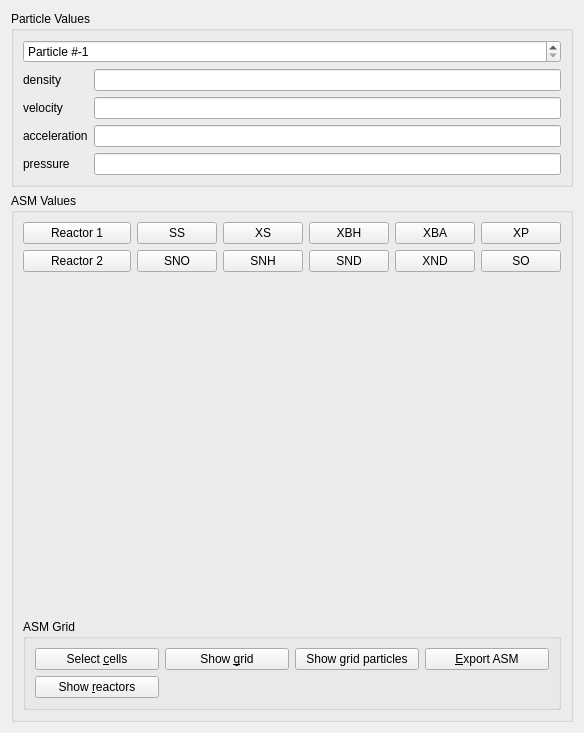
              <widget class="QWidget" name="scrollAreaWidgetContents_2">
               <property name="geometry">
                <rect>
                 <x>0</x>
                 <y>-353</y>
                 <width>584</width>
                 <height>733</height>
                </rect>
               </property>
               <layout class="QGridLayout" name="gridLayout_21">
                <item row="0" column="0">
                 <widget class="QGroupBox" name="groupBoxSPH">
                  <property name="title">
                   <string>Particle Values</string>
                  </property>
                  <layout class="QGridLayout" name="gridLayout_2">
                   <item row="0" column="0">
                    <widget class="QSpinBox" name="selected">
                     <property name="suffix">
                      <string/>
                     </property>
                     <property name="prefix">
                      <string>Particle #</string>
                     </property>
                     <property name="minimum">
                      <number>-1</number>
                     </property>
                     <property name="value">
                      <number>-1</number>
                     </property>
                    </widget>
                   </item>
                   <item row="1" column="0">
                    <layout class="QGridLayout" name="gridLayout_12">
                     <item row="0" column="0">
                      <widget class="QLabel" name="labelDensity">
                       <property name="text">
                        <string>density</string>
                       </property>
                       <property name="buddy">
                        <cstring>density</cstring>
                       </property>
                      </widget>
                     </item>
                     <item row="1" column="0">
                      <widget class="QLabel" name="labelVelocity">
                       <property name="text">
                        <string>velocity</string>
                       </property>
                       <property name="buddy">
                        <cstring>velocity</cstring>
                       </property>
                      </widget>
                     </item>
                     <item row="1" column="2">
                      <widget class="QLineEdit" name="velocity">
                       <property name="enabled">
                        <bool>true</bool>
                       </property>
                       <property name="readOnly">
                        <bool>true</bool>
                       </property>
                      </widget>
                     </item>
                     <item row="0" column="2">
                      <widget class="QLineEdit" name="density">
                       <property name="enabled">
                        <bool>true</bool>
                       </property>
                       <property name="readOnly">
                        <bool>true</bool>
                       </property>
                      </widget>
                     </item>
                     <item row="2" column="0">
                      <widget class="QLabel" name="labelAcceleration">
                       <property name="text">
                        <string>acceleration</string>
                       </property>
                       <property name="buddy">
                        <cstring>acceleration</cstring>
                       </property>
                      </widget>
                     </item>
                     <item row="2" column="2">
                      <widget class="QLineEdit" name="acceleration">
                       <property name="enabled">
                        <bool>true</bool>
                       </property>
                       <property name="readOnly">
                        <bool>true</bool>
                       </property>
                      </widget>
                     </item>
                     <item row="3" column="0">
                      <widget class="QLabel" name="labelPressure">
                       <property name="text">
                        <string>pressure</string>
                       </property>
                       <property name="buddy">
                        <cstring>pressure</cstring>
                       </property>
                      </widget>
                     </item>
                     <item row="3" column="2">
                      <widget class="QLineEdit" name="pressure">
                       <property name="enabled">
                        <bool>true</bool>
                       </property>
                       <property name="readOnly">
                        <bool>true</bool>
                       </property>
                      </widget>
                     </item>
                    </layout>
                   </item>
                  </layout>
                 </widget>
                </item>
                <item row="2" column="0">
                 <widget class="QGroupBox" name="groupBoxASM">
                  <property name="title">
                   <string>ASM Values</string>
                  </property>
                  <layout class="QGridLayout" name="gridLayout_16">
                   <property name="leftMargin">
                    <number>9</number>
                   </property>
                   <property name="spacing">
                    <number>6</number>
                   </property>
                   <item row="4" column="2">
                    <widget class="QPushButton" name="pushButtonSNH">
                     <property name="sizePolicy">
                      <sizepolicy hsizetype="Fixed" vsizetype="Minimum">
                       <horstretch>0</horstretch>
                       <verstretch>0</verstretch>
                      </sizepolicy>
                     </property>
                     <property name="text">
                      <string>SNH</string>
                     </property>
                     <property name="checkable">
                      <bool>true</bool>
                     </property>
                    </widget>
                   </item>
                   <item row="6" column="0">
                    <spacer name="verticalSpacer_3">
                     <property name="orientation">
                      <enum>Qt::Vertical</enum>
                     </property>
                     <property name="sizeHint" stdset="0">
                      <size>
                       <width>20</width>
                       <height>40</height>
                      </size>
                     </property>
                    </spacer>
                   </item>
                   <item row="7" column="0" colspan="6">
                    <widget class="QGroupBox" name="groupBoxGrid">
                     <property name="sizePolicy">
                      <sizepolicy hsizetype="Preferred" vsizetype="Preferred">
                       <horstretch>0</horstretch>
                       <verstretch>0</verstretch>
                      </sizepolicy>
                     </property>
                     <property name="title">
                      <string>ASM Grid</string>
                     </property>
                     <layout class="QGridLayout" name="gridLayout_8">
                      <item row="0" column="0">
                       <layout class="QGridLayout" name="gridLayoutASMGrid">
                        <item row="0" column="1">
                         <widget class="QPushButton" name="pushButtonShowGrid">
                          <property name="text">
                           <string>Show &amp;grid</string>
                          </property>
                          <property name="checkable">
                           <bool>true</bool>
                          </property>
                         </widget>
                        </item>
                        <item row="0" column="0">
                         <widget class="QPushButton" name="pushButtonSelectCells">
                          <property name="text">
                           <string>Select &amp;cells</string>
                          </property>
                          <property name="checkable">
                           <bool>true</bool>
                          </property>
                         </widget>
                        </item>
                        <item row="0" column="3">
                         <widget class="QPushButton" name="pushButtonExportASM">
                          <property name="text">
                           <string>&amp;Export ASM</string>
                          </property>
                         </widget>
                        </item>
                        <item row="0" column="2">
                         <widget class="QPushButton" name="pushButtonGridParticles">
                          <property name="text">
                           <string>Show grid particles</string>
                          </property>
                          <property name="checkable">
                           <bool>true</bool>
                          </property>
                         </widget>
                        </item>
                        <item row="1" column="0">
                         <widget class="QPushButton" name="pushButtonReactorAreas">
                          <property name="text">
                           <string>Show &amp;reactors</string>
                          </property>
                          <property name="checkable">
                           <bool>true</bool>
                          </property>
                         </widget>
                        </item>
                       </layout>
                      </item>
                     </layout>
                    </widget>
                   </item>
                   <item row="5" column="0" colspan="6">
                    <widget class="QCustomPlot" name="plotWidget" native="true">
                     <property name="sizePolicy">
                      <sizepolicy hsizetype="Expanding" vsizetype="Expanding">
                       <horstretch>0</horstretch>
                       <verstretch>0</verstretch>
                      </sizepolicy>
                     </property>
                     <property name="minimumSize">
                      <size>
                       <width>0</width>
                       <height>300</height>
                      </size>
                     </property>
                    </widget>
                   </item>
                   <item row="2" column="3">
                    <widget class="QPushButton" name="pushButtonXBH">
                     <property name="sizePolicy">
                      <sizepolicy hsizetype="Fixed" vsizetype="Minimum">
                       <horstretch>0</horstretch>
                       <verstretch>0</verstretch>
                      </sizepolicy>
                     </property>
                     <property name="text">
                      <string>XBH</string>
                     </property>
                     <property name="checkable">
                      <bool>true</bool>
                     </property>
                    </widget>
                   </item>
                   <item row="2" column="5">
                    <widget class="QPushButton" name="pushButtonXP">
                     <property name="sizePolicy">
                      <sizepolicy hsizetype="Fixed" vsizetype="Minimum">
                       <horstretch>0</horstretch>
                       <verstretch>0</verstretch>
                      </sizepolicy>
                     </property>
                     <property name="text">
                      <string>XP</string>
                     </property>
                     <property name="checkable">
                      <bool>true</bool>
                     </property>
                    </widget>
                   </item>
                   <item row="2" column="4">
                    <widget class="QPushButton" name="pushButtonXBA">
                     <property name="sizePolicy">
                      <sizepolicy hsizetype="Fixed" vsizetype="Minimum">
                       <horstretch>0</horstretch>
                       <verstretch>0</verstretch>
                      </sizepolicy>
                     </property>
                     <property name="text">
                      <string>XBA</string>
                     </property>
                     <property name="checkable">
                      <bool>true</bool>
                     </property>
                    </widget>
                   </item>
                   <item row="2" column="2">
                    <widget class="QPushButton" name="pushButtonXS">
                     <property name="sizePolicy">
                      <sizepolicy hsizetype="Minimum" vsizetype="Minimum">
                       <horstretch>0</horstretch>
                       <verstretch>0</verstretch>
                      </sizepolicy>
                     </property>
                     <property name="text">
                      <string>XS</string>
                     </property>
                     <property name="checkable">
                      <bool>true</bool>
                     </property>
                    </widget>
                   </item>
                   <item row="2" column="1">
                    <widget class="QPushButton" name="pushButtonSS">
                     <property name="sizePolicy">
                      <sizepolicy hsizetype="Fixed" vsizetype="Minimum">
                       <horstretch>0</horstretch>
                       <verstretch>0</verstretch>
                      </sizepolicy>
                     </property>
                     <property name="text">
                      <string>SS</string>
                     </property>
                     <property name="checkable">
                      <bool>true</bool>
                     </property>
                     <property name="checked">
                      <bool>false</bool>
                     </property>
                    </widget>
                   </item>
                   <item row="2" column="0">
                    <widget class="QPushButton" name="pushButtonReactor1">
                     <property name="text">
                      <string>Reactor 1</string>
                     </property>
                     <property name="checkable">
                      <bool>true</bool>
                     </property>
                    </widget>
                   </item>
                   <item row="4" column="5">
                    <widget class="QPushButton" name="pushButtonSO">
                     <property name="sizePolicy">
                      <sizepolicy hsizetype="Fixed" vsizetype="Minimum">
                       <horstretch>0</horstretch>
                       <verstretch>0</verstretch>
                      </sizepolicy>
                     </property>
                     <property name="text">
                      <string>SO</string>
                     </property>
                     <property name="checkable">
                      <bool>true</bool>
                     </property>
                    </widget>
                   </item>
                   <item row="4" column="4">
                    <widget class="QPushButton" name="pushButtonXND">
                     <property name="sizePolicy">
                      <sizepolicy hsizetype="Fixed" vsizetype="Minimum">
                       <horstretch>0</horstretch>
                       <verstretch>0</verstretch>
                      </sizepolicy>
                     </property>
                     <property name="text">
                      <string>XND</string>
                     </property>
                     <property name="checkable">
                      <bool>true</bool>
                     </property>
                    </widget>
                   </item>
                   <item row="4" column="1">
                    <widget class="QPushButton" name="pushButtonSNO">
                     <property name="sizePolicy">
                      <sizepolicy hsizetype="Fixed" vsizetype="Minimum">
                       <horstretch>0</horstretch>
                       <verstretch>0</verstretch>
                      </sizepolicy>
                     </property>
                     <property name="text">
                      <string>SNO</string>
                     </property>
                     <property name="checkable">
                      <bool>true</bool>
                     </property>
                    </widget>
                   </item>
                   <item row="4" column="3">
                    <widget class="QPushButton" name="pushButtonSND">
                     <property name="sizePolicy">
                      <sizepolicy hsizetype="Fixed" vsizetype="Minimum">
                       <horstretch>0</horstretch>
                       <verstretch>0</verstretch>
                      </sizepolicy>
                     </property>
                     <property name="text">
                      <string>SND</string>
                     </property>
                     <property name="checkable">
                      <bool>true</bool>
                     </property>
                    </widget>
                   </item>
                   <item row="4" column="0">
                    <widget class="QPushButton" name="pushButtonReactor2">
                     <property name="text">
                      <string>Reactor 2</string>
                     </property>
                     <property name="checkable">
                      <bool>true</bool>
                     </property>
                    </widget>
                   </item>
                  </layout>
                 </widget>
                </item>
               </layout>
              </widget>
